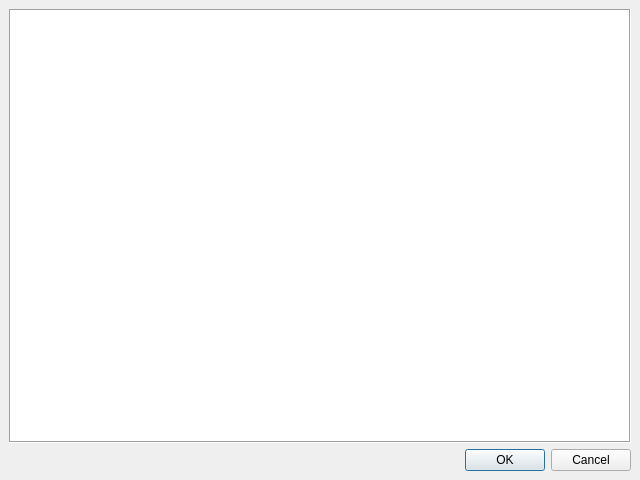
<?xml version="1.0" encoding="UTF-8"?>
<ui version="4.0">
 <class>MainWindow</class>
 <widget class="QMainWindow" name="MainWindow">
  <property name="geometry">
   <rect>
    <x>0</x>
    <y>0</y>
    <width>640</width>
    <height>480</height>
   </rect>
  </property>
  <property name="minimumSize">
   <size>
    <width>640</width>
    <height>480</height>
   </size>
  </property>
  <property name="maximumSize">
   <size>
    <width>640</width>
    <height>480</height>
   </size>
  </property>
  <property name="windowTitle">
   <string>MainWindow</string>
  </property>
  <widget class="QWidget" name="centralwidget">
   <layout class="QGridLayout" name="gridLayout_2">
    <item row="0" column="0">
     <layout class="QGridLayout" name="gridLayout">
      <item row="0" column="0">
       <widget class="QTreeView" name="file_browser_tree">
        <property name="frameShape">
         <enum>QFrame::Box</enum>
        </property>
        <property name="editTriggers">
         <set>QAbstractItemView::NoEditTriggers</set>
        </property>
        <property name="uniformRowHeights">
         <bool>true</bool>
        </property>
        <property name="wordWrap">
         <bool>true</bool>
        </property>
        <attribute name="headerCascadingSectionResizes">
         <bool>true</bool>
        </attribute>
        <attribute name="headerDefaultSectionSize">
         <number>200</number>
        </attribute>
        <attribute name="headerMinimumSectionSize">
         <number>50</number>
        </attribute>
       </widget>
      </item>
     </layout>
    </item>
    <item row="1" column="0">
     <widget class="QDialogButtonBox" name="buttonBox">
      <property name="standardButtons">
       <set>QDialogButtonBox::Cancel|QDialogButtonBox::Ok</set>
      </property>
     </widget>
    </item>
   </layout>
  </widget>
 </widget>
 <resources/>
 <connections/>
</ui>
